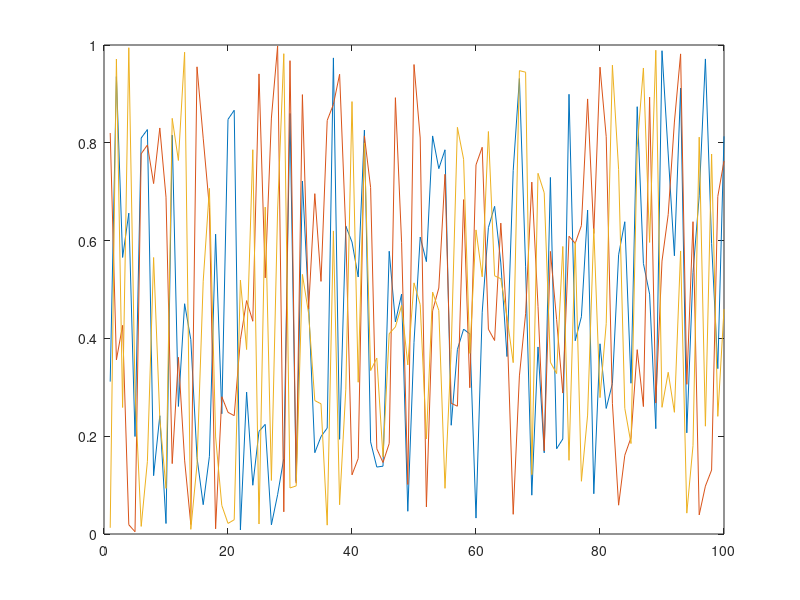

Source code (MATLAB): (Note: this script raises an error after producing the figure.)
function result = test_legend_010
result = false;
a = figure;
plot(rand(100,3));
legend('first','second','third','location','NE');
drawnow;
close(a);
result = true;
